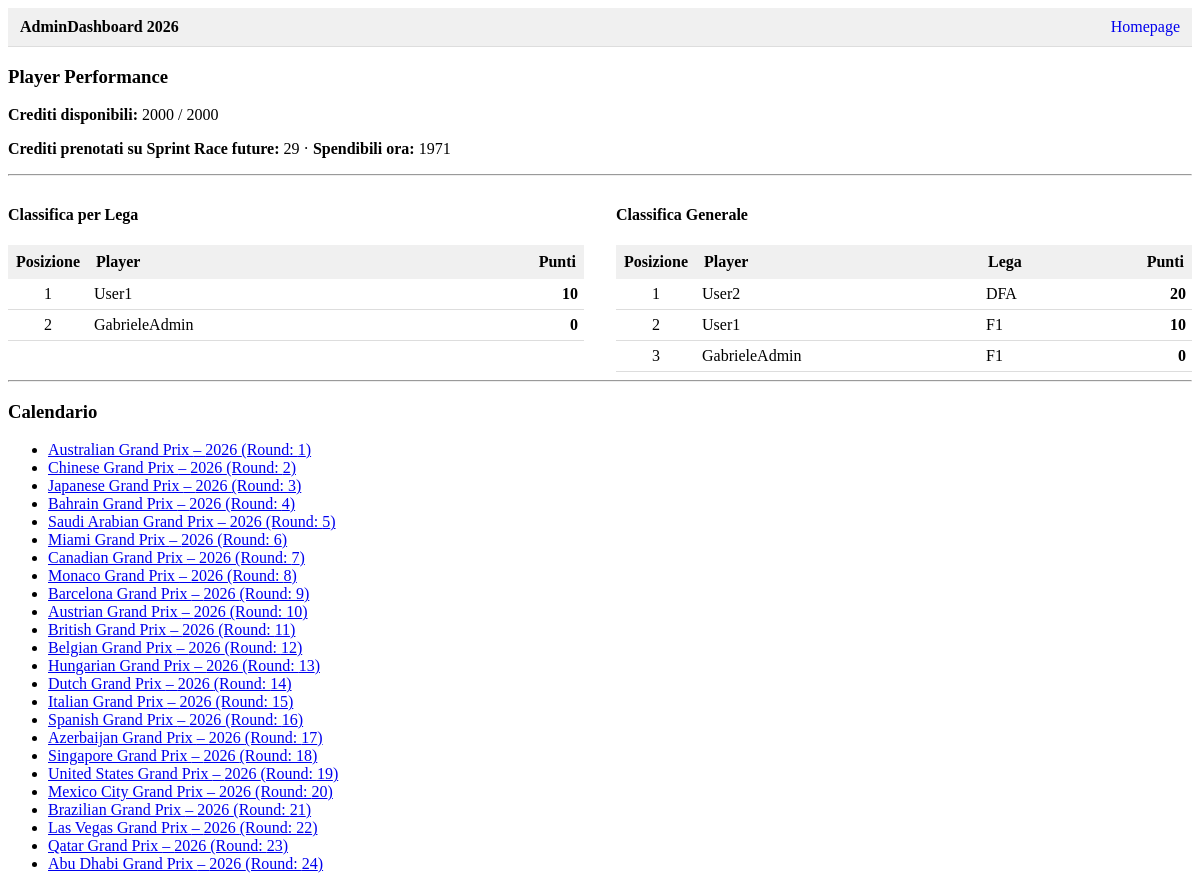
Page /dashboard/championships/2/ (signed in) on the earlier database version.
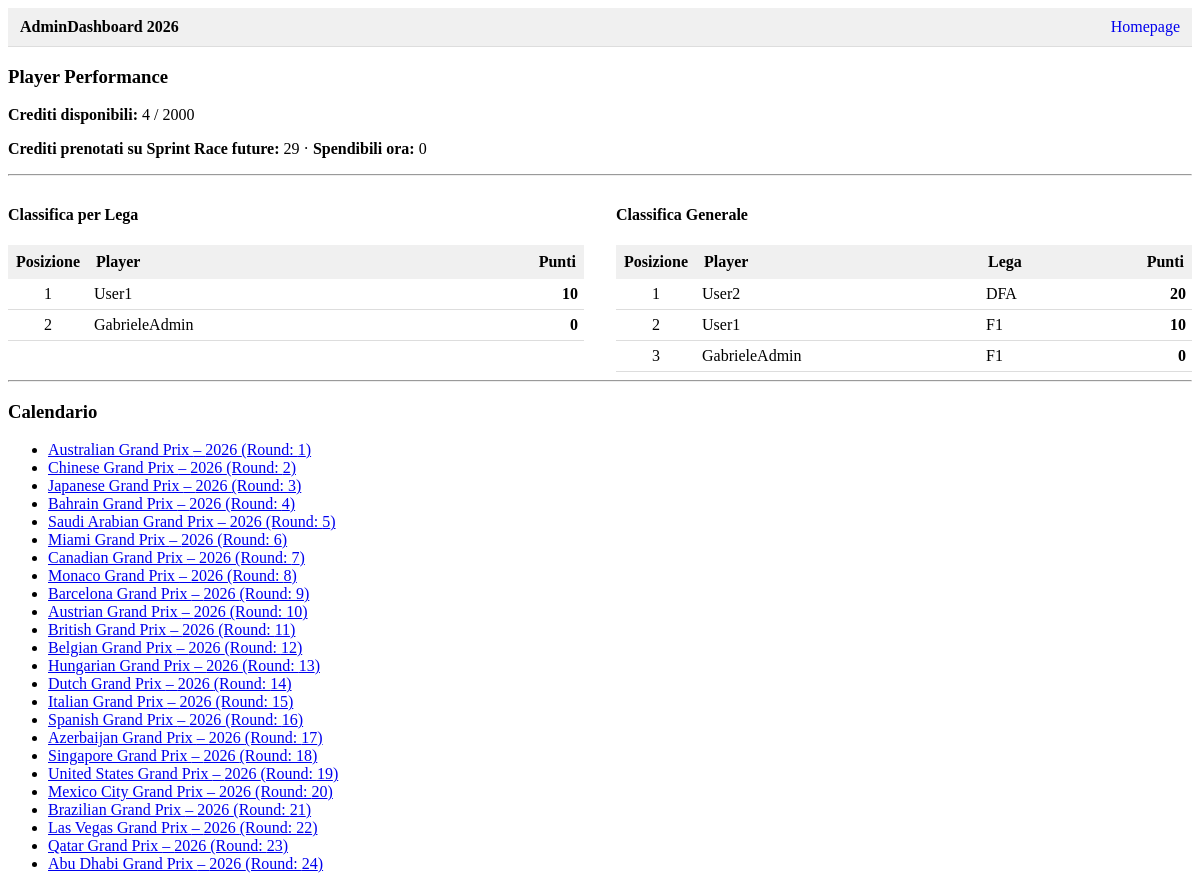
Same page on the later database version.
### fantaApp/models.py (models this page shows, shortened)
class ChampionshipPlayer(models.Model):
    user = models.ForeignKey(CustomUser, on_delete=models.CASCADE)
    championship = models.ForeignKey(Championship, on_delete=models.PROTECT, related_name='participants')
    league = models.ForeignKey(League, on_delete=models.PROTECT, related_name='participants')
    player_name = models.CharField(max_length=50)
    available_credit = models.IntegerField(default=2000)
    total_score = models.IntegerField(default=0)
    joined_at = models.DateTimeField(auto_now_add=True)
    class Meta:
        unique_together = [('user', 'championship'), ('player_name', 'championship')]

class League(models.Model):
    championship = models.ForeignKey(Championship, on_delete=models.CASCADE, related_name='leagues')
    name = models.CharField(max_length=100)
    created_at = models.DateTimeField(auto_now_add=True)

### fantaApp/views/dashboard.py (the view)
# urls.py: path("dashboard/championships/<int:championship_id>/", dashboard.championship_dashboard, name='championship_dashboard'),
@login_required
def championship_dashboard(request, championship_id):
    championship = get_object_or_404(Championship, pk=championship_id)
    current_championship_player = ChampionshipPlayer.objects.filter(
        user=request.user, championship=championship).select_related('league').first()
    reserved_credit = 0
    spendable_credit = 0
    if current_championship_player:
        reserved_credit = pc.get_player_reserved_credit(player=current_championship_player)
        spendable_credit = pc.get_player_spendable_credit(player=current_championship_player)
    standing_per_league = ChampionshipPlayer.objects.none()
    if current_championship_player:
        standing_per_league = ChampionshipPlayer.objects.filter(
            championship=championship,
            league=current_championship_player.league,
        ).select_related('league').order_by('-total_score')
    general_standings = ChampionshipPlayer.objects.filter(
        championship=championship
    ).select_related('league').order_by('-total_score')
    user_managers = ChampionshipManager.objects.filter(
        championship=championship
    ).select_related('user')
    managers = ChampionshipPlayer.objects.filter(
        championship=championship,
        user__in=[m.user for m in user_managers]
    ).select_related('league')
    weekends = Weekend.objects.filter(season=championship.year).order_by("round_number")
    context = {
        "championship": championship,
        "current_championship_player": current_championship_player,
        "reserved_credit": reserved_credit,
        "spendable_credit": spendable_credit,
        "standing_per_league": standing_per_league,
        "general_standings": general_standings,
        "managers": managers,
        "weekends" : weekends
    }
    return render(request, "fantaApp/championship_dashboard.html", context)

### fantaApp/services/player_choices.py (called while the page is built)
def get_player_reserved_credit(*, player, exclude_race=None) -> int:
    queryset = PlayerRaceChoice.objects.filter(
        player=player,
        credit_applied=False,
    )
    if exclude_race is not None:
        queryset = queryset.exclude(race=exclude_race)
    reserved_credit = queryset.aggregate(total=Sum("spent_amount"))["total"]
    return reserved_credit or 0

def get_player_spendable_credit(*, player, exclude_race=None) -> int:
    return max(player.available_credit - get_player_reserved_credit(player=player, exclude_race=exclude_race), 0)

### fantaApp/templates/fantaApp/championship_dashboard.html
{% extends "fantaApp/championship_flow_base.html" %}
{% block championship_banner_link %}
{{ championship.name }} {{ championship.year }}
{% endblock %}
{% block championship_content %}
<h3>Player Performance</h3>
{% if current_championship_player %}
<p><strong>Crediti disponibili:</strong> {{ current_championship_player.available_credit }} / 2000</p>
{% if reserved_credit %}
<p><strong>Crediti prenotati su Sprint Race future:</strong> {{ reserved_credit }} · <strong>Spendibili ora:</strong> {{ spendable_credit }}</p>
{% endif %}
{% else %}
<p>Non sei iscritto a questo campionato.</p>
{% endif %}
<hr />
<div style="display: flex; gap: 2rem; align-items: flex-start; min-width: 800px; overflow-x: auto;">
  <div style="flex: 1; min-width: 380px;">
    <h4>Classifica per Lega</h4>
    {% if current_championship_player %}
    <table style="width: 100%; border-collapse: collapse; margin-bottom: 1rem;">
      <tr style="background-color: #f0f0f0;">
        <th style="padding: 8px; text-align: center; width: 40px;">Posizione</th>
        <th style="padding: 8px; text-align: left;">Player</th>
        <th style="padding: 8px; text-align: right; width: 80px;">Punti</th>
      </tr>
      {% for p in standing_per_league %}
      <tr style="border-bottom: 1px solid #ddd;">
        <td style="padding: 6px; text-align: center;">{{ forloop.counter }}</td>
        <td style="padding: 6px;">{{ p.player_name }}</td>
        <td style="padding: 6px; text-align: right;"><strong>{{ p.total_score }}</strong></td>
      </tr>
      {% endfor %}
    </table>
    {% else %}
    <p>Non partecipi a nessuna lega di questo campionato.</p>
    {% endif %}
  </div>
  <div style="flex: 1; min-width: 380px;">
    <h4>Classifica Generale</h4>
    <table style="width: 100%; border-collapse: collapse;">
      <tr style="background-color: #f0f0f0;">
        <th style="padding: 8px; text-align: center; width: 40px;">Posizione</th>
        <th style="padding: 8px; text-align: left;">Player</th>
        <th style="padding: 8px; text-align: left; width: 100px;">Lega</th>
        <th style="padding: 8px; text-align: right; width: 80px;">Punti</th>
      </tr>
      {% for p in general_standings %}
      <tr style="border-bottom: 1px solid #ddd;">
        <td style="padding: 6px; text-align: center;">{{ forloop.counter }}</td>
        <td style="padding: 6px;">{{ p.player_name }}</td>
        <td style="padding: 6px;">{{ p.league.name }}</td>
        <td style="padding: 6px; text-align: right;"><strong>{{ p.total_score }}</strong></td>
      </tr>
      {% empty %}
      <tr>
        <td colspan="4" style="padding: 6px; text-align: center;">Nessun partecipante.</td>
      </tr>
      {% endfor %}
    </table>
  </div>
</div>
<hr />
<h3>Calendario</h3>
<ul>
  {% for w in weekends %}
  <li>
    <a href="{% url 'weekend_details' championship.id w.id %}">
      {{ w.event_name }} – {{ w.season }} (Round: {{ w.round_number }})
    </a>
  </li>
  {% empty %}
  <li>Nessun weekend disponibile.</li>
  {% endfor %}
</ul>
{% endblock %}

Differences in the rows shown:
changed ChampionshipPlayer "GabrieleAdmin": available_credit "2000" → "4"
Other differences:
{{ spendable_credit }}: "1971" → "0"
